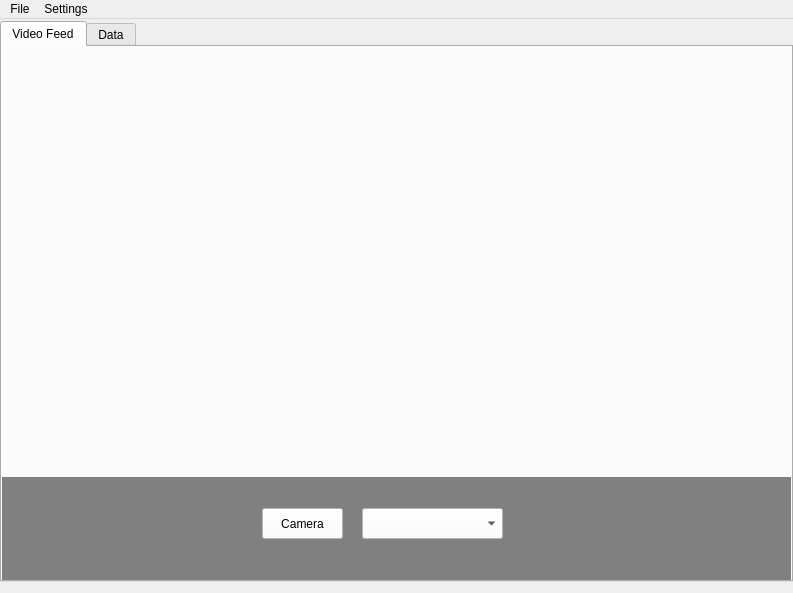
<?xml version="1.0" encoding="UTF-8"?>
<ui version="4.0">
 <class>RobotDashboard</class>
 <widget class="QMainWindow" name="RobotDashboard">
  <property name="geometry">
   <rect>
    <x>0</x>
    <y>0</y>
    <width>793</width>
    <height>593</height>
   </rect>
  </property>
  <property name="sizePolicy">
   <sizepolicy hsizetype="Maximum" vsizetype="Maximum">
    <horstretch>0</horstretch>
    <verstretch>0</verstretch>
   </sizepolicy>
  </property>
  <property name="minimumSize">
   <size>
    <width>793</width>
    <height>593</height>
   </size>
  </property>
  <property name="windowTitle">
   <string>Underwater Robot Dashboard</string>
  </property>
  <widget class="QWidget" name="centralwidget">
   <widget class="QTabWidget" name="tabWidget">
    <property name="geometry">
     <rect>
      <x>0</x>
      <y>2</y>
      <width>793</width>
      <height>561</height>
     </rect>
    </property>
    <property name="currentIndex">
     <number>0</number>
    </property>
    <widget class="QWidget" name="VideoFeed">
     <attribute name="title">
      <string>Video Feed</string>
     </attribute>
     <widget class="QWidget" name="CameraMenu" native="true">
      <property name="geometry">
       <rect>
        <x>0</x>
        <y>430</y>
        <width>791</width>
        <height>111</height>
       </rect>
      </property>
      <property name="styleSheet">
       <string notr="true">background-color: gray;</string>
      </property>
      <widget class="QComboBox" name="CameraBox">
       <property name="geometry">
        <rect>
         <x>360</x>
         <y>31</y>
         <width>141</width>
         <height>31</height>
        </rect>
       </property>
       <property name="styleSheet">
        <string notr="true">background-color: white;</string>
       </property>
      </widget>
      <widget class="QPushButton" name="Camera">
       <property name="geometry">
        <rect>
         <x>260</x>
         <y>31</y>
         <width>81</width>
         <height>31</height>
        </rect>
       </property>
       <property name="styleSheet">
        <string notr="true">background-color: white;</string>
       </property>
       <property name="text">
        <string>Camera</string>
       </property>
      </widget>
     </widget>
    </widget>
    <widget class="QWidget" name="Graphs">
     <attribute name="title">
      <string>Data</string>
     </attribute>
     <widget class="QWidget" name="RecordMenu" native="true">
      <property name="geometry">
       <rect>
        <x>0</x>
        <y>430</y>
        <width>791</width>
        <height>111</height>
       </rect>
      </property>
      <property name="styleSheet">
       <string notr="true">background-color: grey;</string>
      </property>
      <widget class="QPushButton" name="attachFile">
       <property name="geometry">
        <rect>
         <x>350</x>
         <y>30</y>
         <width>75</width>
         <height>31</height>
        </rect>
       </property>
       <property name="styleSheet">
        <string notr="true">background-color: white;</string>
       </property>
       <property name="text">
        <string>Attach File</string>
       </property>
      </widget>
     </widget>
    </widget>
   </widget>
  </widget>
  <widget class="QMenuBar" name="menubar">
   <property name="geometry">
    <rect>
     <x>0</x>
     <y>0</y>
     <width>793</width>
     <height>22</height>
    </rect>
   </property>
   <widget class="QMenu" name="menuFile">
    <property name="title">
     <string>File</string>
    </property>
    <addaction name="actionOpen_File"/>
    <addaction name="actionQuit"/>
   </widget>
   <widget class="QMenu" name="menuSettings">
    <property name="title">
     <string>Settings</string>
    </property>
   </widget>
   <addaction name="menuFile"/>
   <addaction name="menuSettings"/>
  </widget>
  <action name="actionOpen_File">
   <property name="text">
    <string>Open...</string>
   </property>
  </action>
  <action name="actionQuit">
   <property name="text">
    <string>Quit</string>
   </property>
  </action>
 </widget>
 <resources/>
 <connections/>
</ui>
